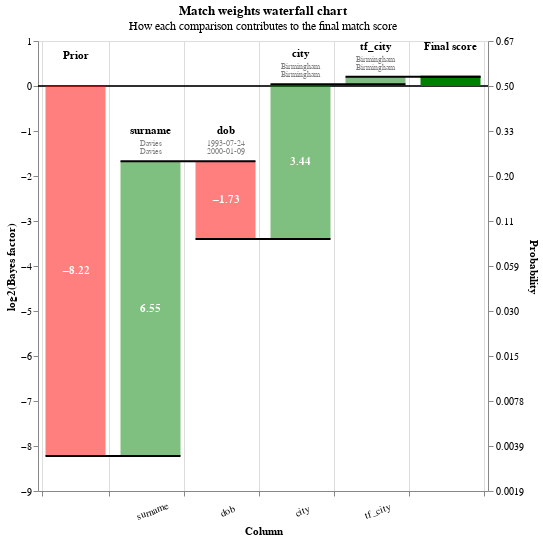

Write notebook code for a chart like this one.
### Code cell
records = linker.prediction_errors_from_labels_column(
    "cluster", include_false_negatives=True, include_false_positives=True
).as_record_dict(limit=5)

linker.waterfall_chart(records)

### Figure 1 — Vega-Lite specification as saved in the notebook (floating-point values rounded to 4 significant figures)
{"$schema": "https://vega.github.io/schema/vega-lite/v5.2.0.json", "config": {"view": {"continuousHeight": 300, "continuousWidth": 400}}, "data": {"values": [{"bar_sort_order": 0, "bayes_factor": 0.003343, "bayes_factor_description": null, "column_name": "Prior", "comparison_vector_value": null, "label_for_charts": "Starting match weight (prior)", "log2_bayes_factor": -8.225, "m_probability": null, "record_number": 0, "sql_condition": null, "term_frequency_adjustment": null, "u_probability": null, "value_l": "", "value_r": ""}, {"bar_sort_order": 1, "bayes_factor": 1, "bayes_factor_description": "If comparison level is `null` then comparison is 1.00 times more likely to be a match", "column_name": "first_name", "comparison_vector_value": -1, "label_for_charts": "Null", "log2_bayes_factor": 0, "m_probability": null, "record_number": 0, "sql_condition": "\"first_name_l\" IS NULL OR \"first_name_r\" IS NULL", "term_frequency_adjustment": false, "u_probability": null, "value_l": "Hannah", "value_r": "nan"}, {"bar_sort_order": 2, "bayes_factor": 93.9, "bayes_factor_description": "If comparison level is `exact match` then comparison is 93.90 times more likely to be a match", "column_name": "surname", "comparison_vector_value": 2, "label_for_charts": "Exact match", "log2_bayes_factor": 6.553, "m_probability": 0.4592, "record_number": 0, "sql_condition": "\"surname_l\" = \"surname_r\"", "term_frequency_adjustment": false, "u_probability": 0.00489, "value_l": "Davies", "value_r": "Davies"}, {"bar_sort_order": 3, "bayes_factor": 0.3019, "bayes_factor_description": "If comparison level is `all other comparisons` then comparison is  3.31 times less likely to be a match", "column_name": "dob", "comparison_vector_value": 0, "label_for_charts": "All other comparisons", "log2_bayes_factor": -1.728, "m_probability": 0.2962, "record_number": 0, "sql_condition": "ELSE", "term_frequency_adjustment": false, "u_probability": 0.9811, "value_l": "1993-07-24", "value_r": "2000-01-09"}, {"bar_sort_order": 4, "bayes_factor": 10.85, "bayes_factor_description": "If comparison level is `exact match` then comparison is 10.85 times more likely to be a match", "column_name": "city", "comparison_vector_value": 1, "label_for_charts": "Exact match", "log2_bayes_factor": 3.44, "m_probability": 0.5985, "record_number": 0, "sql_condition": "\"city_l\" = \"city_r\"", "term_frequency_adjustment": false, "u_probability": 0.05515, "value_l": "Birmingham", "value_r": "Birmingham"}, {"bar_sort_order": 5, "bayes_factor": 1.121, "bayes_factor_description": "Term frequency adjustment on city makes comparison 1.12 times more likely to be a match", "column_name": "tf_city", "comparison_vector_value": 1, "label_for_charts": "Term freq adjustment on city with weight {cl.tf_adjustment_weight}", "log2_bayes_factor": 0.1646, "m_probability": null, "record_number": 0, "sql_condition": "\"city_l\" = \"city_r\"", "term_frequency_adjustment": true, "u_probability": null, "value_l": "Birmingham", "value_r": "Birmingham"}, {"bar_sort_order": 6, "bayes_factor": 1, "bayes_factor_description": "If comparison level is `null` then comparison is 1.00 times more likely to be a match", "column_name": "email", "comparison_vector_value": -1, "label_for_charts": "Null", "log2_bayes_factor": 0, "m_probability": null, "record_number": 0, "sql_condition": "\"email_l\" IS NULL OR \"email_r\" IS NULL", "term_frequency_adjustment": false, "u_probability": null, "value_l": "nan", "value_r": "od@holloway.info"}, {"bar_sort_order": 7, "bayes_factor": 1.153, "bayes_factor_description": null, "column_name": "Final score", "comparison_vector_value": null, "label_for_charts": "Final score", "log2_bayes_factor": 0.205, "m_probability": null, "record_number": 0, "sql_condition": null, "term_frequency_adjustment": null, "u_probability": null, "value_l": "", "value_r": ""}, {"bar_sort_order": 0, "bayes_factor": 0.003343, "bayes_factor_description": null, "column_name": "Prior", "comparison_vector_value": null, "label_for_charts": "Starting match weight (prior)", "log2_bayes_factor": -8.225, "m_probability": null, "record_number": 1, "sql_condition": null, "term_frequency_adjustment": null, "u_probability": null, "value_l": "", "value_r": ""}, {"bar_sort_order": 1, "bayes_factor": 1, "bayes_factor_description": "If comparison level is `null` then comparison is 1.00 times more likely to be a match", "column_name": "first_name", "comparison_vector_value": -1, "label_for_charts": "Null", "log2_bayes_factor": 0, "m_probability": null, "record_number": 1, "sql_condition": "\"first_name_l\" IS NULL OR \"first_name_r\" IS NULL", "term_frequency_adjustment": false, "u_probability": null, "value_l": "nan", "value_r": "Olivia"}, {"bar_sort_order": 2, "bayes_factor": 93.9, "bayes_factor_description": "If comparison level is `exact match` then comparison is 93.90 times more likely to be a match", "column_name": "surname", "comparison_vector_value": 2, "label_for_charts": "Exact match", "log2_bayes_factor": 6.553, "m_probability": 0.4592, "record_number": 1, "sql_condition": "\"surname_l\" = \"surname_r\"", "term_frequency_adjustment": false, "u_probability": 0.00489, "value_l": "Davies", "value_r": "Davies"}, {"bar_sort_order": 3, "bayes_factor": 0.3019, "bayes_factor_description": "If comparison level is `all other comparisons` then comparison is  3.31 times less likely to be a match", "column_name": "dob", "comparison_vector_value": 0, "label_for_charts": "All other comparisons", "log2_bayes_factor": -1.728, "m_probability": 0.2962, "record_number": 1, "sql_condition": "ELSE", "term_frequency_adjustment": false, "u_probability": 0.9811, "value_l": "2000-01-09", "value_r": "2001-02-08"}, {"bar_sort_order": 4, "bayes_factor": 1, "bayes_factor_description": "If comparison level is `null` then comparison is 1.00 times more likely to be a match", "column_name": "city", "comparison_vector_value": -1, "label_for_charts": "Null", "log2_bayes_factor": 0, "m_probability": null, "record_number": 1, "sql_condition": "\"city_l\" IS NULL OR \"city_r\" IS NULL", "term_frequency_adjustment": false, "u_probability": null, "value_l": "nan", "value_r": "Birmingham"}, {"bar_sort_order": 5, "bayes_factor": 1, "bayes_factor_description": "If comparison level is `null` then comparison is 1.00 times more likely to be a match", "column_name": "tf_city", "comparison_vector_value": -1, "label_for_charts": "Null", "log2_bayes_factor": 0, "m_probability": null, "record_number": 1, "sql_condition": "\"city_l\" IS NULL OR \"city_r\" IS NULL", "term_frequency_adjustment": true, "u_probability": null, "value_l": "", "value_r": ""}, {"bar_sort_order": 6, "bayes_factor": 1, "bayes_factor_description": "If comparison level is `null` then comparison is 1.00 times more likely to be a match", "column_name": "email", "comparison_vector_value": -1, "label_for_charts": "Null", "log2_bayes_factor": 0, "m_probability": null, "record_number": 1, "sql_condition": "\"email_l\" IS NULL OR \"email_r\" IS NULL", "term_frequency_adjustment": false, "u_probability": null, "value_l": "nan", "value_r": "nan"}, {"bar_sort_order": 7, "bayes_factor": 0.09476, "bayes_factor_description": null, "column_name": "Final score", "comparison_vector_value": null, "label_for_charts": "Final score", "log2_bayes_factor": -3.4, "m_probability": null, "record_number": 1, "sql_condition": null, "term_frequency_adjustment": null, "u_probability": null, "value_l": "", "value_r": ""}, {"bar_sort_order": 0, "bayes_factor": 0.003343, "bayes_factor_description": null, "column_name": "Prior", "comparison_vector_value": null, "label_for_charts": "Starting match weight (prior)", "log2_bayes_factor": -8.225, "m_probability": null, "record_number": 2, "sql_condition": null, "term_frequency_adjustment": null, "u_probability": null, "value_l": "", "value_r": ""}, {"bar_sort_order": 1, "bayes_factor": 1, "bayes_factor_description": "If comparison level is `null` then comparison is 1.00 times more likely to be a match", "column_name": "first_name", "comparison_vector_value": -1, "label_for_charts": "Null", "log2_bayes_factor": 0, "m_probability": null, "record_number": 2, "sql_condition": "\"first_name_l\" IS NULL OR \"first_name_r\" IS NULL", "term_frequency_adjustment": false, "u_probability": null, "value_l": "nan", "value_r": "Olivia"}, {"bar_sort_order": 2, "bayes_factor": 93.9, "bayes_factor_description": "If comparison level is `exact match` then comparison is 93.90 times more likely to be a match", "column_name": "surname", "comparison_vector_value": 2, "label_for_charts": "Exact match", "log2_bayes_factor": 6.553, "m_probability": 0.4592, "record_number": 2, "sql_condition": "\"surname_l\" = \"surname_r\"", "term_frequency_adjustment": false, "u_probability": 0.00489, "value_l": "Davies", "value_r": "Davies"}, {"bar_sort_order": 3, "bayes_factor": 0.3019, "bayes_factor_description": "If comparison level is `all other comparisons` then comparison is  3.31 times less likely to be a match", "column_name": "dob", "comparison_vector_value": 0, "label_for_charts": "All other comparisons", "log2_bayes_factor": -1.728, "m_probability": 0.2962, "record_number": 2, "sql_condition": "ELSE", "term_frequency_adjustment": false, "u_probability": 0.9811, "value_l": "2010-01-05", "value_r": "2001-02-08"}, {"bar_sort_order": 4, "bayes_factor": 1, "bayes_factor_description": "If comparison level is `null` then comparison is 1.00 times more likely to be a match", "column_name": "city", "comparison_vector_value": -1, "label_for_charts": "Null", "log2_bayes_factor": 0, "m_probability": null, "record_number": 2, "sql_condition": "\"city_l\" IS NULL OR \"city_r\" IS NULL", "term_frequency_adjustment": false, "u_probability": null, "value_l": "nan", "value_r": "Birmingham"}, {"bar_sort_order": 5, "bayes_factor": 1, "bayes_factor_description": "If comparison level is `null` then comparison is 1.00 times more likely to be a match", "column_name": "tf_city", "comparison_vector_value": -1, "label_for_charts": "Null", "log2_bayes_factor": 0, "m_probability": null, "record_number": 2, "sql_condition": "\"city_l\" IS NULL OR \"city_r\" IS NULL", "term_frequency_adjustment": true, "u_probability": null, "value_l": "", "value_r": ""}, {"bar_sort_order": 6, "bayes_factor": 1, "bayes_factor_description": "If comparison level is `null` then comparison is 1.00 times more likely to be a match", "column_name": "email", "comparison_vector_value": -1, "label_for_charts": "Null", "log2_bayes_factor": 0, "m_probability": null, "record_number": 2, "sql_condition": "\"email_l\" IS NULL OR \"email_r\" IS NULL", "term_frequency_adjustment": false, "u_probability": null, "value_l": "od@holloway.info", "value_r": "nan"}, {"bar_sort_order": 7, "bayes_factor": 0.09476, "bayes_factor_description": null, "column_name": "Final score", "comparison_vector_value": null, "label_for_charts": "Final score", "log2_bayes_factor": -3.4, "m_probability": null, "record_number": 2, "sql_condition": null, "term_frequency_adjustment": null, "u_probability": null, "value_l": "", "value_r": ""}, {"bar_sort_order": 0, "bayes_factor": 0.003343, "bayes_factor_description": null, "column_name": "Prior", "comparison_vector_value": null, "label_for_charts": "Starting match weight (prior)", "log2_bayes_factor": -8.225, "m_probability": null, "record_number": 3, "sql_condition": null, "term_frequency_adjustment": null, "u_probability": null, "value_l": "", "value_r": ""}, {"bar_sort_order": 1, "bayes_factor": 0.2189, "bayes_factor_description": "If comparison level is `all other comparisons` then comparison is  4.57 times less likely to be a match", "column_name": "first_name", "comparison_vector_value": 0, "label_for_charts": "All other comparisons", "log2_bayes_factor": -2.192, "m_probability": 0.2154, "record_number": 3, "sql_condition": "ELSE", "term_frequency_adjustment": false, "u_probability": 0.9841, "value_l": "Charlie", "value_r": "Cahlrae"}, {"bar_sort_order": 2, "bayes_factor": 93.9, "bayes_factor_description": "If comparison level is `exact match` then comparison is 93.90 times more likely to be a match", "column_name": "surname", "comparison_vector_value": 2, "label_for_charts": "Exact match", "log2_bayes_factor": 6.553, "m_probability": 0.4592, "record_number": 3, "sql_condition": "\"surname_l\" = \"surname_r\"", "term_frequency_adjustment": false, "u_probability": 0.00489, "value_l": "Hall", "value_r": "Hall"}, {"bar_sort_order": 3, "bayes_factor": 12.34, "bayes_factor_description": "If comparison level is `levenshtein <= 2` then comparison is 12.34 times more likely to be a match", "column_name": "dob", "comparison_vector_value": 1, "label_for_charts": "levenshtein <= 2", "log2_bayes_factor": 3.625, "m_probability": 0.1915, "record_number": 3, "sql_condition": "levenshtein(\"dob_l\", \"dob_r\") <= 2", "term_frequency_adjustment": false, "u_probability": 0.01552, "value_l": "2018-06-26", "value_r": "2019-07-26"}, {"bar_sort_order": 4, "bayes_factor": 0.4249, "bayes_factor_description": "If comparison level is `all other comparisons` then comparison is  2.35 times less likely to be a match", "column_name": "city", "comparison_vector_value": 0, "label_for_charts": "All other comparisons", "log2_bayes_factor": -1.235, "m_probability": 0.4015, "record_number": 3, "sql_condition": "ELSE", "term_frequency_adjustment": false, "u_probability": 0.9449, "value_l": "Biriminghm", "value_r": "Birminghram"}, {"bar_sort_order": 5, "bayes_factor": 1, "bayes_factor_description": "If comparison level is `all other comparisons` then comparison is  2.35 times less likely to be a match", "column_name": "tf_city", "comparison_vector_value": 0, "label_for_charts": "All other comparisons", "log2_bayes_factor": 0, "m_probability": 0.4015, "record_number": 3, "sql_condition": "ELSE", "term_frequency_adjustment": true, "u_probability": 0.9449, "value_l": "", "value_r": ""}, {"bar_sort_order": 6, "bayes_factor": 1, "bayes_factor_description": "If comparison level is `null` then comparison is 1.00 times more likely to be a match", "column_name": "email", "comparison_vector_value": -1, "label_for_charts": "Null", "log2_bayes_factor": 0, "m_probability": null, "record_number": 3, "sql_condition": "\"email_l\" IS NULL OR \"email_r\" IS NULL", "term_frequency_adjustment": false, "u_probability": null, "value_l": "nan", "value_r": "charlieh@sandoval-sanders.info"}, {"bar_sort_order": 7, "bayes_factor": 0.3604, "bayes_factor_description": null, "column_name": "Final score", "comparison_vector_value": null, "label_for_charts": "Final score", "log2_bayes_factor": -1.472, "m_probability": null, "record_number": 3, "sql_condition": null, "term_frequency_adjustment": null, "u_probability": null, "value_l": "", "value_r": ""}, {"bar_sort_order": 0, "bayes_factor": 0.003343, "bayes_factor_description": null, "column_name": "Prior", "comparison_vector_value": null, "label_for_charts": "Starting match weight (prior)", "log2_bayes_factor": -8.225, "m_probability": null, "record_number": 4, "sql_condition": null, "term_frequency_adjustment": null, "u_probability": null, "value_l": "", "value_r": ""}, {"bar_sort_order": 1, "bayes_factor": 1, "bayes_factor_description": "If comparison level is `null` then comparison is 1.00 times more likely to be a match", "column_name": "first_name", "comparison_vector_value": -1, "label_for_charts": "Null", "log2_bayes_factor": 0, "m_probability": null, "record_number": 4, "sql_condition": "\"first_name_l\" IS NULL OR \"first_name_r\" IS NULL", "term_frequency_adjustment": false, "u_probability": null, "value_l": "nan", "value_r": "nan"}, {"bar_sort_order": 2, "bayes_factor": 93.9, "bayes_factor_description": "If comparison level is `exact match` then comparison is 93.90 times more likely to be a match", "column_name": "surname", "comparison_vector_value": 2, "label_for_charts": "Exact match", "log2_bayes_factor": 6.553, "m_probability": 0.4592, "record_number": 4, "sql_condition": "\"surname_l\" = \"surname_r\"", "term_frequency_adjustment": false, "u_probability": 0.00489, "value_l": "Jones", "value_r": "Jones"}, {"bar_sort_order": 3, "bayes_factor": 12.34, "bayes_factor_description": "If comparison level is `levenshtein <= 2` then comparison is 12.34 times more likely to be a match", "column_name": "dob", "comparison_vector_value": 1, "label_for_charts": "levenshtein <= 2", "log2_bayes_factor": 3.625, "m_probability": 0.1915, "record_number": 4, "sql_condition": "levenshtein(\"dob_l\", \"dob_r\") <= 2", "term_frequency_adjustment": false, "u_probability": 0.01552, "value_l": "1972-05-08", "value_r": "1972-04-09"}, {"bar_sort_order": 4, "bayes_factor": 0.4249, "bayes_factor_description": "If comparison level is `all other comparisons` then comparison is  2.35 times less likely to be a match", "column_name": "city", "comparison_vector_value": 0, "label_for_charts": "All other comparisons", "log2_bayes_factor": -1.235, "m_probability": 0.4015, "record_number": 4, "sql_condition": "ELSE", "term_frequency_adjustment": false, "u_probability": 0.9449, "value_l": "London", "value_r": "Loodnn"}, {"bar_sort_order": 5, "bayes_factor": 1, "bayes_factor_description": "If comparison level is `all other comparisons` then comparison is  2.35 times less likely to be a match", "column_name": "tf_city", "comparison_vector_value": 0, "label_for_charts": "All other comparisons", "log2_bayes_factor": 0, "m_probability": 0.4015, "record_number": 4, "sql_condition": "ELSE", "term_frequency_adjustment": true, "u_probability": 0.9449, "value_l": "", "value_r": ""}, {"bar_sort_order": 6, "bayes_factor": 0.1261, "bayes_factor_description": "If comparison level is `all other comparisons` then comparison is  7.93 times less likely to be a match", "column_name": "email", "comparison_vector_value": 0, "label_for_charts": "All other comparisons", "log2_bayes_factor": -2.987, "m_probability": 0.1256, "record_number": 4, "sql_condition": "ELSE", "term_frequency_adjustment": false, "u_probability": 0.9965, "value_l": "f.s@jharp.com", "value_r": "f.j@shrarp.com"}, {"bar_sort_order": 7, "bayes_factor": 0.2076, "bayes_factor_description": null, "column_name": "Final score", "comparison_vector_value": null, "label_for_charts": "Final score", "log2_bayes_factor": -2.268, "m_probability": null, "record_number": 4, "sql_condition": null, "term_frequency_adjustment": null, "u_probability": null, "value_l": "", "value_r": ""}]}, "height": 450, "layer": [{"layer": [{"encoding": {"color": {"value": "black"}, "size": {"value": 0.5}, "y": {"field": "zero", "type": "quantitative"}}, "mark": "rule"}, {"encoding": {"color": {"condition": {"test": "(datum.log2_bayes_factor < 0)", "value": "red"}, "value": "green"}, "opacity": {"condition": {"test": "datum.column_name == 'Prior match weight' || datum.column_name == 'Final score'", "value": 1}, "value": 0.5}, "tooltip": [{"field": "column_name", "title": "Comparison column", "type": "nominal"}, {"field": "value_l", "title": "Value (L)", "type": "nominal"}, {"field": "value_r", "title": "Value (R)", "type": "nominal"}, {"field": "label_for_charts", "title": "Label", "type": "ordinal"}, {"field": "sql_condition", "title": "SQL condition", "type": "nominal"}, {"field": "comparison_vector_value", "title": "Comparison vector value", "type": "nominal"}, {"field": "bayes_factor", "format": ",.4f", "title": "Bayes factor = m/u", "type": "quantitative"}, {"field": "log2_bayes_factor", "format": ",.4f", "title": "Match weight = log2(m/u)", "type": "quantitative"}, {"field": "prob", "format": ".4f", "title": "Adjusted match score", "type": "quantitative"}, {"field": "bayes_factor_description", "title": "Match weight description", "type": "nominal"}], "x": {"axis": {"grid": true, "labelAlign": "center", "labelAngle": -20, "labelExpr": "datum.value == 'Prior' || datum.value == 'Final score' ? '' : datum.value", "labelPadding": 10, "tickBand": "extent", "title": "Column"}, "field": "column_name", "sort": {"field": "bar_sort_order", "order": "ascending"}, "type": "nominal"}, "y": {"axis": {"grid": false, "orient": "left", "title": "log2(Bayes factor)"}, "field": "previous_sum", "type": "quantitative"}, "y2": {"field": "sum"}}, "mark": {"type": "bar", "width": 60}}, {"encoding": {"color": {"value": "white"}, "text": {"condition": {"field": "log2_bayes_factor", "format": ".2f", "test": "abs(datum.log2_bayes_factor) > 1", "type": "nominal"}, "value": ""}, "x": {"axis": {"labelAngle": 0, "title": "Column"}, "field": "column_name", "sort": {"field": "bar_sort_order", "order": "ascending"}, "type": "nominal"}, "y": {"axis": {"orient": "left"}, "field": "center", "type": "quantitative"}}, "mark": {"fontWeight": "bold", "type": "text"}}, {"encoding": {"color": {"value": "black"}, "text": {"field": "column_name", "type": "nominal"}, "x": {"axis": {"labelAngle": 0, "title": "Column"}, "field": "column_name", "sort": {"field": "bar_sort_order", "order": "ascending"}, "type": "nominal"}, "y": {"field": "sum_top", "type": "quantitative"}}, "mark": {"baseline": "bottom", "dy": -25, "fontWeight": "bold", "type": "text"}}, {"encoding": {"color": {"value": "grey"}, "text": {"field": "value_l", "type": "nominal"}, "x": {"axis": {"labelAngle": 0, "title": "Column"}, "field": "column_name", "sort": {"field": "bar_sort_order", "order": "ascending"}, "type": "nominal"}, "y": {"field": "sum_top", "type": "quantitative"}}, "mark": {"baseline": "bottom", "dy": -13, "fontSize": 8, "type": "text"}}, {"encoding": {"color": {"value": "grey"}, "text": {"field": "value_r", "type": "nominal"}, "x": {"axis": {"labelAngle": 0, "title": "Column"}, "field": "column_name", "sort": {"field": "bar_sort_order", "order": "ascending"}, "type": "nominal"}, "y": {"field": "sum_top", "type": "quantitative"}}, "mark": {"baseline": "bottom", "dy": -5, "fontSize": 8, "type": "text"}}]}, {"encoding": {"x": {"axis": {"labelAngle": 0, "title": "Column"}, "field": "column_name", "sort": {"field": "bar_sort_order", "order": "ascending"}, "type": "nominal"}, "x2": {"field": "lead"}, "y": {"axis": {"labelExpr": "format(1 / (1 + pow(2, -1*datum.value)), '.2r')", "orient": "right", "title": "Probability"}, "field": "sum", "scale": {"zero": false}, "type": "quantitative"}}, "mark": {"color": "black", "strokeWidth": 2, "type": "rule", "x2Offset": 30, "xOffset": -30}}], "params": [{"bind": {"input": "range", "max": 4, "min": 0, "step": 1}, "description": "Filter by the interation number", "name": "record_number", "value": 0}], "resolve": {"axis": {"y": "independent"}}, "title": {"subtitle": "How each comparison contributes to the final match score", "text": "Match weights waterfall chart"}, "transform": [{"filter": "(datum.record_number == record_number)"}, {"filter": "(datum.bayes_factor !== 1.0)"}, {"frame": [null, 0], "window": [{"as": "sum", "field": "log2_bayes_factor", "op": "sum"}, {"as": "lead", "field": "column_name", "op": "lead"}]}, {"as": "sum", "calculate": "datum.column_name === \"Final score\" ? datum.sum - datum.log2_bayes_factor : datum.sum"}, {"as": "lead", "calculate": "datum.lead === null ? datum.column_name : datum.lead"}, {"as": "previous_sum", "calculate": "datum.column_name === \"Final score\" || datum.column_name === \"Prior match weight\" ? 0 : datum.sum - datum.log2_bayes_factor"}, {"as": "top_label", "calculate": "datum.sum > datum.previous_sum ? datum.column_name : \"\""}, {"as": "bottom_label", "calculate": "datum.sum < datum.previous_sum ? datum.column_name : \"\""}, {"as": "sum_top", "calculate": "datum.sum > datum.previous_sum ? datum.sum : datum.previous_sum"}, {"as": "sum_bottom", "calculate": "datum.sum < datum.previous_sum ? datum.sum : datum.previous_sum"}, {"as": "center", "calculate": "(datum.sum + datum.previous_sum) / 2"}, {"as": "text_log2_bayes_factor", "calculate": "(datum.log2_bayes_factor > 0 ? \"+\" : \"\") + datum.log2_bayes_factor"}, {"as": "dy", "calculate": "datum.sum < datum.previous_sum ? 4 : -4"}, {"as": "baseline", "calculate": "datum.sum < datum.previous_sum ? \"top\" : \"bottom\""}, {"as": "prob", "calculate": "1. / (1 + pow(2, -1.*datum.sum))"}, {"as": "zero", "calculate": "0*datum.sum"}], "width": {"step": 75}}
